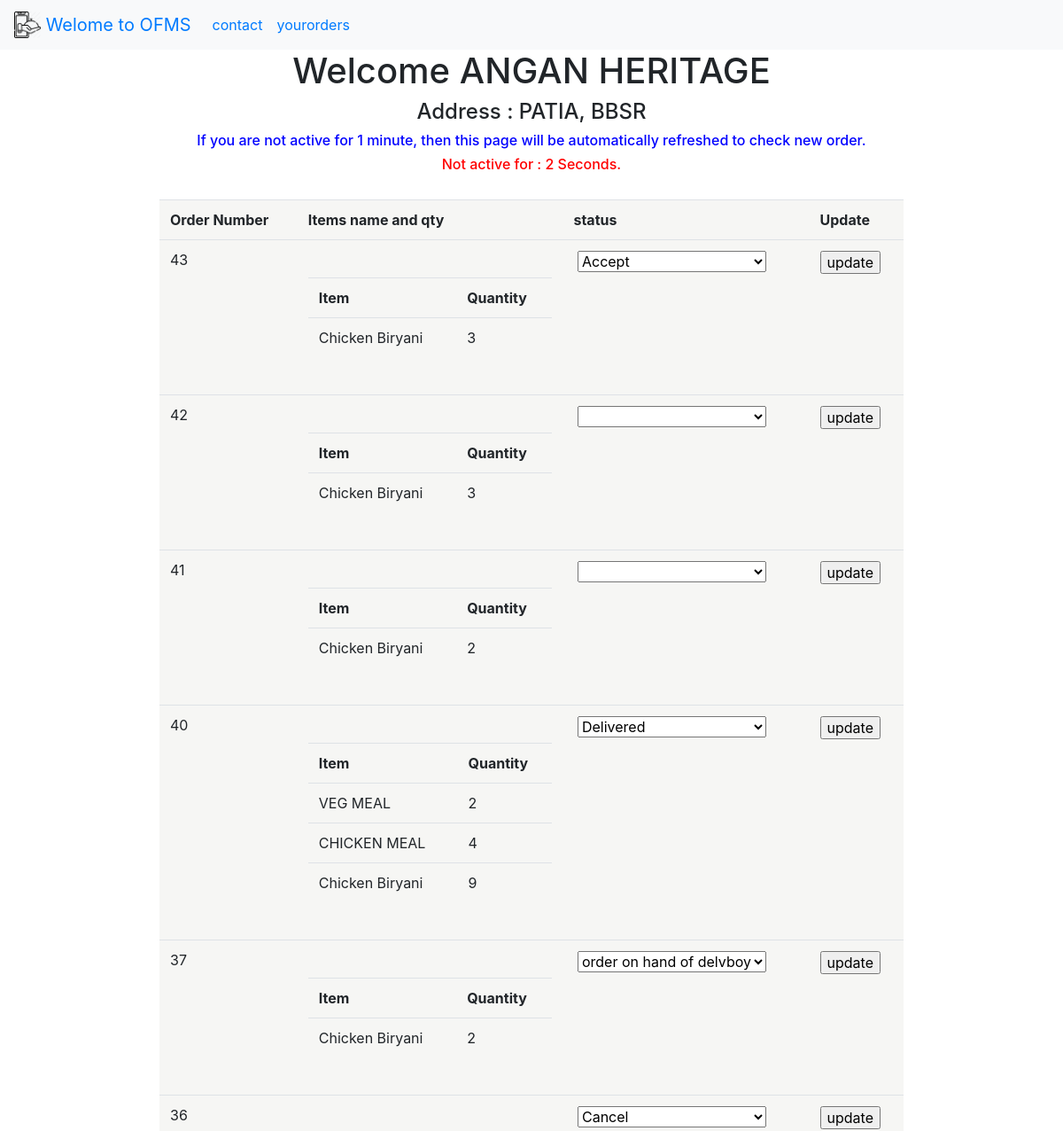
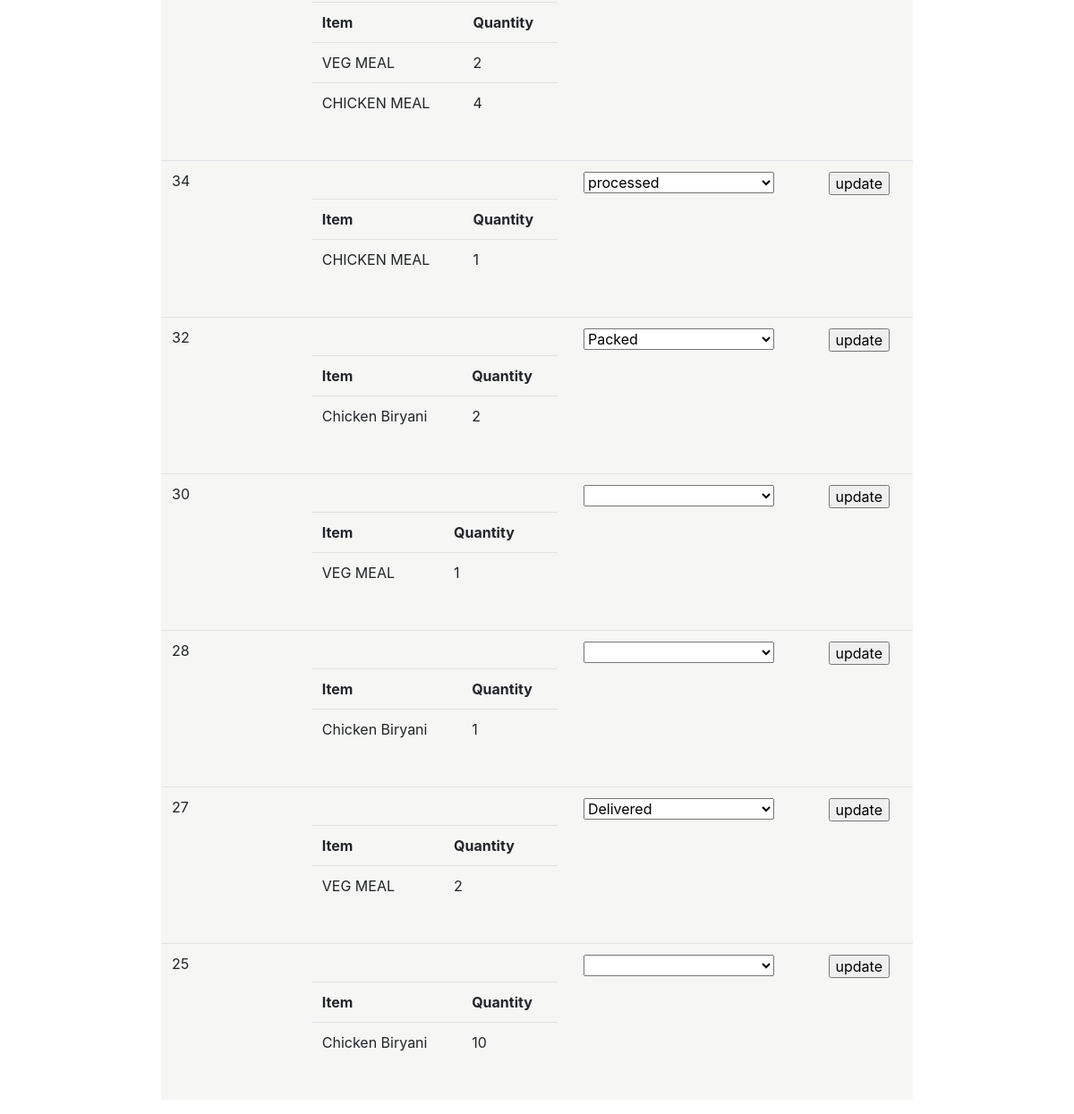
Screenshot of /hotels/2/orders/ with the database file from the repository (2 pictures, top to bottom).
### service/models.py (models this page shows, shortened)
class Hotel ( models . Model ) :
	hotel_name = models . CharField ( max_length = 30 , unique=True, null = True , default = None )
	hotel_address = models . CharField ( max_length = 100, null = True , default = None  )
	hotel_phone_number = models . CharField ( max_length = 20 )
	hotel_rating = models . IntegerField ( null = True , default = 0)
	hotel_image = models . CharField ( max_length = 1000 , null = True , default = None )

class  Order ( models . Model ) :
	username = models . CharField ( max_length = 50 )
	hotel_id = models . CharField ( max_length = 20 )
	item_ids = models . CharField ( max_length = 500 )
	order_date = models . DateField ( default = datetime . now  )
	hotel_status = models . CharField ( max_length = 30 ,default='Please Wait for Hotel conformation !', choices = [ [i,i] for i in  ['cancel', 'accept', 'processing', 'cooking', 'packed', 'delivered', 'orderonhandofdelvboy', 'On the Way', 'iod', 'Delivered']])
	order_address = models . CharField ( max_length = 500 , default = 'None', null = True )
	user_hotel_rating = models . IntegerField ( null = True )
	user_delivery_boy_rating = models . IntegerField ( null = True )
	user_review = models . CharField ( max_length = 100 , null = True )
	def __str__ ( self ) :
		return '{} {} {}'.format ( self . id , self . hotel_id , self.username , self . hotel_status )

class Item ( models . Model ) :
	hotel = models . ForeignKey( Hotel , on_delete=models.CASCADE, null = True , default = None )
	item_name = models . CharField ( max_length = 30  )
	item_price = models . IntegerField ( null = True , default = 0)
	item_discount = models . IntegerField ( null = True , default = 0)
	item_image = models . CharField ( max_length = 1000 , null = True , default = None )

### Hotel/views.py (the view)
def getorderslist ( request , id ) :
	hotel = Hotel . objects . get ( id = id )
	objs = Order . objects . filter ( hotel_id = id ) [ : : -1 ]
	objs = [ x for x in objs ]
	print ( objs )
	for x in objs :
		y = eval ( x . item_ids )
		itn = y [ 0 ]
		itq = y [ 1 ]
		temp = zip ( itn , itq )
		xlist =  ( [ [ Item . objects . get ( id = x ) . item_name   , y] for x , y in temp if y != '' ] )
		x = x . __dict__
		x . update ( { 'xlist' : xlist })
	return render ( request , 'hotelorders.html', { 'data' : objs, 'hotel' : hotel })

### Hotel/templates/hotelorders.html (shortened to what this page needs)
{% extends 'base.html'%}
{% block myblock %}
	<h1 align="center">Welcome {{ hotel.hotel_name }}</h1>
	<h4 align="center"> Address : {{ hotel.hotel_address }}</h4>
	<h6 align="center" style="color: blue">If you are not active for 1 minute, then this page will be automatically refreshed to check new order.</h6>
	<h6 align="center" id = 'x'><font color="red">Not active for : <font id = 'activetime'> 0  </font> Seconds.</font></h6>
<table class="table" style="width: 70%; padding-top: -20%;" align="center">
	<tr>
		<th> Order Number </th>
		<th> Items name and qty </th>
		<th> status </th>
		<th> Update </th>
	</tr>
{% for rec in data %}
	<tr>
		<td> {{ rec.id }} </td>
		<td>
			<table width="100%">
				<th>Item </th> <th> Quantity </th>
		{% for x in rec.xlist %}
			<tr><td> {{x.0}} </td><td> {{x.1}} </td></tr>
		{% endfor %} </td>
			</table>
	<form action="http://localhost:8000/hotels/{{rec.hotel_id}}/orders/{{rec.id}}/update/" method="get">
		<td>	<label for="{{rec.id}}">   </label>
			<select name = 'selected' id="{{ rec.id }}" class="mdb-select md-form colorful-select dropdown-primary"  >
			  <option value=""></option>
			  <option value="cancel" style="color: red" {% if rec.hotel_status == 'cancel' %} selected="selected"{% endif %}>Cancel</option>
			  <option value="accept" {% if rec.hotel_status == 'accept' %} selected="selected"{% endif %}>Accept</option>
			  <option value="processed" {% if rec.hotel_status == 'processed' %} selected="selected"{% endif %}>processed</option>
			  <option value="packed" {% if rec.hotel_status == 'packed' %} selected="selected"{% endif %}>Packed</option>
			  <option value="orderonhandofdelvboy" {% if rec.hotel_status == 'orderonhandofdelvboy' %} selected="selected"{% endif %}>order on hand of delvboy</option>
			  <option disabled value="Delivered" {% if rec.hotel_status == 'Delivered' %} selected="selected"{% endif %}>Delivered</option>
			</select>
			</td>
	<td>			<input type="submit" value = 'update'></input> </td>
	</form>
	</tr>
{% endfor %}
{% endblock %}

### Home/templates/base.html (shortened to what this page needs)
{% load static %}
<head>
</head>
  <link rel="stylesheet" href="{% static 'bootstrap.min.css'%}">
<nav class="navbar navbar-expand-lg navbar-blue bg-light " style="background-color: #e3f2fd ">
<a class="navbar-brand" href="http://localhost:8000/">
    <img src="{% static 'logo.png'%}" width="30" height="30" class="d-inline-block align-top" alt="">
    Welome to OFMS
  </a>
 <div class="collapse navbar-collapse" id="navbarNavDropdown">
    <ul class="navbar-nav">
  <li class="nav-item">
        <a class="nav-link"  href="http://localhost:8000/contact/">contact</a>
       </li>
       <li>
      <a class="nav-link" href="http://localhost:8000/dashboard/">yourorders</a>
    </li>
    </ul>
  </div>
</nav>
{% block myblock %}{% endblock %}

### Hotel/templates/hotelorders.html (style rules this page uses)
table { background-color: #f6f6f4; margin: 30px auto; border-collapse: separate; border-spacing: 0; }

### rows the page displays
Hotel: hotel_name "ANGAN HERITAGE", hotel_address "PATIA, BBSR"
Order: id "43", x "3", selected "Accept"
Item: item_name "Chicken Biryani" "Chicken Biryani" "Chicken Biryani" "Chicken Biryani" "Chicken Biryani" "Chicken Biryani" "Chicken Biryani" "Chicken Biryani"
Order: id "42", x "3"
Order: id "41", x "2"
Order: id "40", x "2" "4" "9", selected "Delivered"
Item: item_name "VEG MEAL" "VEG MEAL" "VEG MEAL" "VEG MEAL"
Item: item_name "CHICKEN MEAL" "CHICKEN MEAL" "CHICKEN MEAL"
Order: id "37", x "2", selected "order on hand of delvboy"
Order: id "36", x "2" "4", selected "Cancel"
Order: id "34", x "1", selected "processed"
Order: id "32", x "2", selected "Packed"
Order: id "30", x "1"
Order: id "28", x "1"
Order: id "27", x "2", selected "Delivered"
Order: id "25", x "10"
